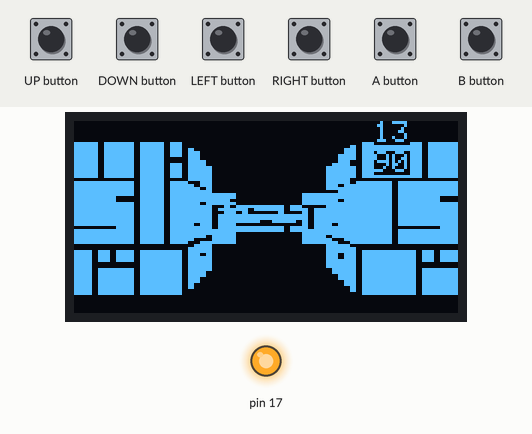
The sketch below on a simulated Arduboy, built with avr-gcc and run on an emulated ATmega32U4. Shown: 128×64 one-colour display, output pins drawn as LEDs (lit = HIGH). Inputs (shaded band) come from the test bench.

Above: at 1.2 s.
1.3 s: RIGHT button pressed for 0.15 s
At 1.64 s:
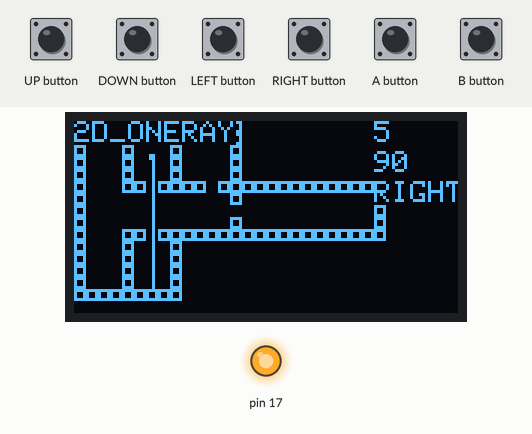
2.0 s: UP button pressed for 0.15 s
At 2.49 s:
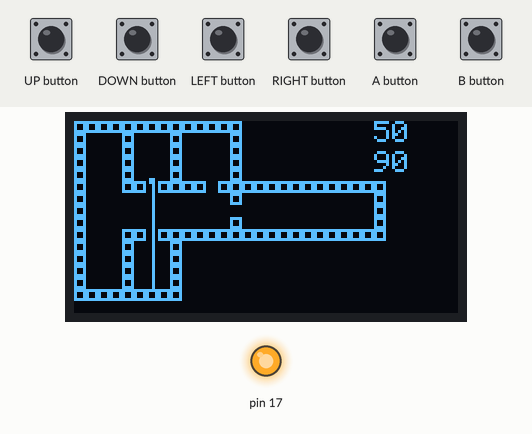
2.7 s: DOWN button pressed for 0.15 s
3.4 s: A button pressed for 0.15 s
At 3.84 s:
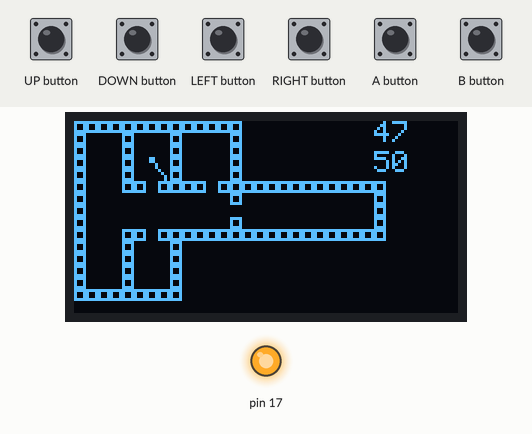
4.1 s: B button pressed for 1 s
At 4.46 s:
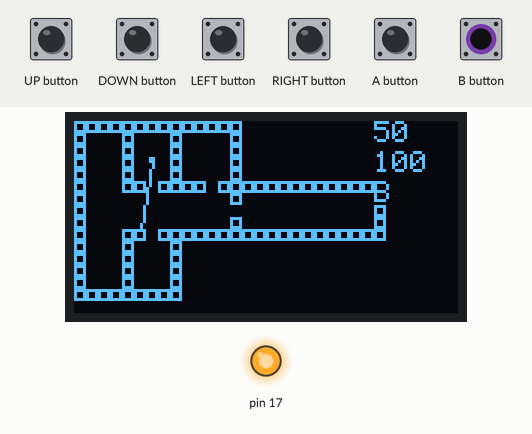
5.7 s: LEFT button pressed for 0.15 s
At 5.83 s:
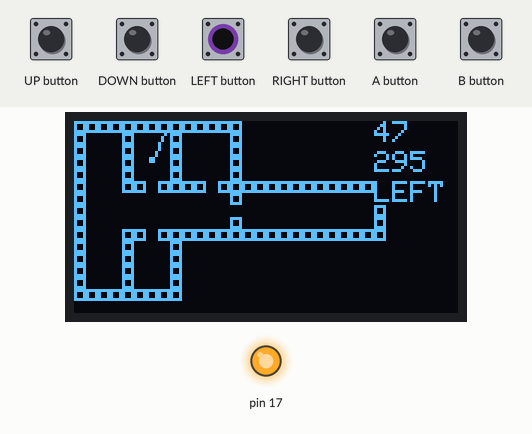

Measured:
- after the input at 1.3 s, the display: changes after 0.19 s (image 1)
- after the input at 2.0 s, the display: first changes after 0.10 s (image 2 shows a later state)
- after the input at 3.4 s, the display: changes after 0.29 s (image 3)
- after the input at 4.1 s, the display: changes after 0.21 s (image 4)
- after the input at 5.7 s, the display: changes after 0.06 s (image 5)

The sketch:

ARCEDemo.ino
```cpp
// (licence header left out)
#include <SPI.h>
#include <EEPROM.h>
#include <stdio.h>
#include <Arduboy.h>
#include "ARCE.h"

// Create a wall texture
PROGMEM const uint8_t wall1[] = {

  B01111111,B11111101,B11111101,B11110111,
  B01111111,B11111101,B11111101,B11110111,
  B01111111,B11111101,B11111101,B11110111,
  B01111111,B11111101,B11111101,B11110000,
  B01111111,B11111101,B11111101,B11110111,
  B01111111,B11111101,B11111101,B11110111,
  B01111111,B11111101,B11111101,B11110111,
  B00000000,B00000000,B00000001,B11110000,
  B11111110,B11111111,B10111101,B11110111,
  B11111110,B11111111,B10111101,B11110111,
  B11111110,B11111111,B10111101,B11110111,
  B11111110,B11111111,B10000001,B11110111,
  B11111110,B11111111,B10111101,B11110111,
  B11111110,B11111111,B10111101,B11110111,
  B11111110,B11111111,B10111101,B11110111,
  B11111110,B11111111,B10111101,B11110111,
  B11111110,B11111111,B10111101,B11110111,
  B11111110,B00000000,B00111101,B11110111,
  B11111110,B11111111,B10111101,B11110111,
  B11111110,B11111111,B10111101,B11110111,
  B11111110,B11111111,B10111101,B11110111,
  B00000000,B00000000,B00000000,B00000000,
  B01111111,B11110111,B01111101,B11111111,
  B01111111,B11110111,B01111101,B11111111,
  B01111111,B11110111,B01111101,B11111111,
  B01111111,B11110000,B00000001,B11111111,
  B01111111,B11110111,B11111101,B11111111,
  B01111111,B11110111,B11111101,B11111111,
  B01111111,B11110111,B11111101,B11111111,
  B01111111,B11110111,B11111101,B11111111,
  B01111111,B11110111,B11111101,B11111111,
  B01111111,B11110111,B11111101,B11111111
};

// Create a second wall texture
PROGMEM const uint8_t wall2[] = {

  B01111111,B11111101,B11111101,B11110111,
  B01111111,B11111101,B11111101,B11110111,
  B01111111,B11111101,B11111101,B11110111,
  B01111111,B11111101,B11111101,B11110000,
  B01111111,B11111101,B11111101,B11110111,
  B01111000,B00000000,B00000000,B00010111,
  B01111011,B11111111,B11111111,B10010111,
  B00000010,B01001001,B00100100,B10010000,
  B11111010,B01001001,B00100100,B10010111,
  B11111010,B01001001,B00100100,B11010111,
  B11111010,B01001001,B00100100,B11010111,
  B11111010,B01001001,B00100100,B11010111,
  B11111010,B01001001,B00100100,B11010111,
  B11111010,B01001001,B00100100,B10010111,
  B11111011,B11101001,B00100100,B10010111,
  B11111011,B11101001,B00100100,B10010111,
  B11111011,B11101001,B00100100,B10010111,
  B11111011,B11101001,B00100100,B10010111,
  B11111010,B01101001,B00100100,B10010111,
  B11111010,B01101001,B00100100,B10010111,
  B11111011,B11101001,B00100100,B10010111,
  B00000011,B11101001,B00100100,B10000000,
  B01111011,B11101001,B00100100,B10011111,
  B01111011,B11101001,B00100100,B10011111,
  B01111010,B01001001,B00100100,B10011111,
  B01111010,B01001001,B00100100,B11011111,
  B01111010,B01001001,B00100100,B11011111,
  B01111010,B01001001,B00100100,B11011111,
  B01111010,B01001001,B00100100,B11011111,
  B01111010,B01001001,B00100100,B10011111,
  B01111010,B01001001,B00100100,B10011111,
  B01111011,B11111111,B11111111,B10011111
};

// Create a door texture
PROGMEM const uint8_t door[] = {

  B00000000,B00000000,B00000000,B00000000,
  B01111111,B11111111,B11111111,B11111110,
  B01011011,B01101101,B10110110,B11011010,
  B01111111,B11111111,B11111111,B11111110,
  B01110000,B00000000,B00000000,B00001110,
  B01010111,B11111111,B11111111,B11101010,
  B01110111,B11111111,B11111111,B11101110,
  B01110111,B11111111,B11111111,B11101110,
  B01010111,B11111111,B11111111,B11101010,
  B01110111,B11111111,B11111111,B11101110,
  B01110111,B11111111,B11111111,B11101110,
  B01010111,B11111111,B11111111,B11101010,
  B01110111,B00000011,B11111111,B11101110,
  B01110101,B01111011,B11111111,B11101110,
  B01010101,B01111011,B11111111,B11101010,
  B01110101,B01001011,B11111111,B11101110,
  B01110101,B01001011,B11111111,B11101110,
  B01010101,B01111011,B11111111,B11101010,
  B01110101,B01111011,B11111111,B11101110,
  B01110111,B00000011,B11111111,B11101110,
  B01010111,B11111111,B11111111,B11101010,
  B01110111,B11111111,B11111111,B11101110,
  B01110111,B11111111,B11111111,B11101110,
  B01010111,B11111111,B11111111,B11101010,
  B01110111,B11111111,B11111111,B11101110,
  B01110111,B11111111,B11111111,B11101110,
  B01010111,B11111111,B11111111,B11101010,
  B01110000,B00000000,B00000000,B00001110,
  B01111111,B11111111,B11111111,B11111110,
  B01011011,B01101101,B10110110,B11011010,
  B01111111,B11111111,B11111111,B11111110,
  B00000000,B00000000,B00000000,B00000000
};

// Create a 32 x 16 demo map
PROGMEM const uint8_t demoMap[512] = {

  1,1,1,1,1,1,1,1,1,1,1,1,1,1,0,0,0,0,0,0,0,0,0,0,0,0,0,0,0,0,0,0,
  2,0,0,0,1,0,0,0,1,0,0,0,0,1,0,0,0,0,0,0,0,0,0,0,0,0,0,0,0,0,0,0,
  1,0,0,0,1,0,0,0,1,0,0,0,0,1,0,0,0,0,0,0,0,0,0,0,0,0,0,0,0,0,0,0,
  1,0,0,0,1,0,0,0,1,0,0,0,0,1,0,0,0,0,0,0,0,0,0,0,0,0,0,0,0,0,0,0,
  2,0,0,0,1,0,0,0,1,0,0,0,0,1,0,0,0,0,0,0,0,0,0,0,0,0,0,0,0,0,0,0,
  1,0,0,0,1,1,0,1,1,1,1,0,1,1,1,1,1,1,1,3,1,1,1,1,1,1,0,0,0,0,0,0,
  1,0,0,0,0,0,0,0,0,0,0,0,0,1,0,0,0,0,0,0,0,0,0,0,0,1,0,0,0,0,0,0,
  2,0,0,0,0,0,0,0,0,0,0,0,0,0,0,0,0,0,0,0,0,0,0,0,0,3,0,0,0,0,0,0,
  1,0,0,0,0,0,0,0,0,0,0,0,0,1,0,0,0,0,0,0,0,0,0,0,0,1,0,0,0,0,0,0,
  1,0,0,0,1,1,0,1,1,1,1,1,1,1,1,1,1,1,1,3,1,1,1,1,1,1,0,0,0,0,0,0,
  2,0,0,0,1,0,0,0,1,0,0,0,0,0,0,0,0,0,0,0,0,0,0,0,0,0,0,0,0,0,0,0,
  1,0,0,0,1,0,0,0,1,0,0,0,0,0,0,0,0,0,0,0,0,0,0,0,0,0,0,0,0,0,0,0,
  1,0,0,0,1,0,0,0,1,0,0,0,0,0,0,0,0,0,0,0,0,0,0,0,0,0,0,0,0,0,0,0,
  2,0,0,0,1,0,0,0,1,0,0,0,0,0,0,0,0,0,0,0,0,0,0,0,0,0,0,0,0,0,0,0,
  1,1,1,1,1,1,1,1,1,0,0,0,0,0,0,0,0,0,0,0,0,0,0,0,0,0,0,0,0,0,0,0,
  0,0,0,0,0,0,0,0,0,0,0,0,0,0,0,0,0,0,0,0,0,0,0,0,0,0,0,0,0,0,0,0
};

// Create the ARCE object
ARCE arce;

// Strings for displaying current key and current view
char view[15];
char key[10];

// FPS calculation variables
uint32_t time = 0;
uint32_t previousTime = 0;
uint8_t fps = 0;

// ------------------------------------------------------------------------------------------------------------------------------------------------------
// Arduino setup function
// ------------------------------------------------------------------------------------------------------------------------------------------------------
void setup() {

  // Initialize ARCE
  arce.start();

  // Load the 32 x 16 demo map
  arce.loadWorldMap(demoMap, 32, 16);

  // Add textures
  arce.texturesArray[0] = wall1; // texturesArray[0] is used with block "1" in world map
  arce.texturesArray[1] = wall2; // texturesArray[1] is used with block "2" in world map
  arce.texturesArray[2] = door;  // texturesArray[2] is used with block "3" in world map

  // Initialize player position and rotation
  arce.player.x = 416;
  arce.player.y = 192;
  arce.player.rot = 90;
}

// ------------------------------------------------------------------------------------------------------------------------------------------------------
// Arduino loop function
// ------------------------------------------------------------------------------------------------------------------------------------------------------
void loop() {

  // Clear strings
  sprintf(view, "");
  sprintf(key, "");

  // Clear display
  arce.display.clearDisplay();

  // Read keys
  if(arce.display.pressed(UP_BUTTON)) {

    sprintf(key, "UP");
    arce.player.moveDir = PLAYER_MOVE_FORWARD;
  }

  if(arce.display.pressed(DOWN_BUTTON)) {

    sprintf(key, "DOWN");
    arce.player.moveDir = PLAYER_MOVE_BACKWARD;
  }

  if(arce.display.pressed(LEFT_BUTTON)) {

    sprintf(key, "LEFT");
  }

  if(arce.display.pressed(RIGHT_BUTTON)) {

    sprintf(key, "RIGHT");

    // Update ARCE view
    arce.view += 1;
    arce.view %= 4;

    // Display ARCE view
    if (arce.view == VIEW_2D_ONERAY) {

      sprintf(view, "2D_ONERAY");
    }
    else if (arce.view == VIEW_2D) {

      sprintf(view, "2D");
    }
    else if (arce.view == VIEW_3D_SOLID) {

      sprintf(view, "3D_SOLID");
    }
    else {

      sprintf(view, "3D_TEXTURED");
    }

    // Add a delay in order to switch between views easily
    delay(150);
  }

  if(arce.display.pressed(A_BUTTON)) {

    sprintf(key, "A");
    arce.player.rotDir = PLAYER_ROTATE_LEFT;
  }

  if(arce.display.pressed(B_BUTTON)) {

    sprintf(key, "B");
    arce.player.rotDir = PLAYER_ROTATE_RIGHT;
  }

  // Update ARCE (Player movement and rotation, etc...)
  arce.update();

  // Show FPS (for debug only)
  time = millis();
  fps = 1000.0f / (time - previousTime);
  arce.display.setCursor(100, 0);
  arce.display.print(fps);
  previousTime = time;

  // Show current player rotation angle
  arce.display.setCursor(100, 10);
  arce.display.print(arce.player.rot);

  // Show current key
  arce.display.setCursor(100, 20);
  arce.display.print(key);

  // Show current view
  arce.display.setCursor(0, 0);
  arce.display.print(view);

  // Update Display
  arce.display.display();
}
```

Source omitted: ARCE.cpp (33397 bytes), ARCE.h (13354 bytes)
